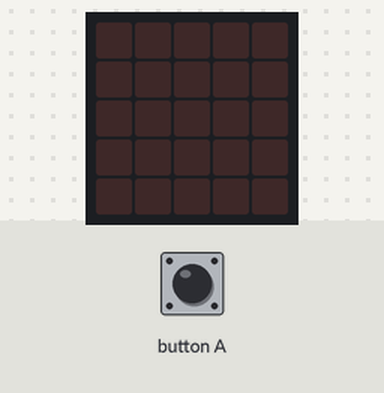
The program below on a simulated BBC micro:bit (MakeCode). Shown: the board's 5×5 LED display. The test bench sets the inputs (shaded band). Random numbers come from a fixed seed.

Above: at 1.2 s.
1.3 s: button A pressed for 0.15 s
At 2.9 s:
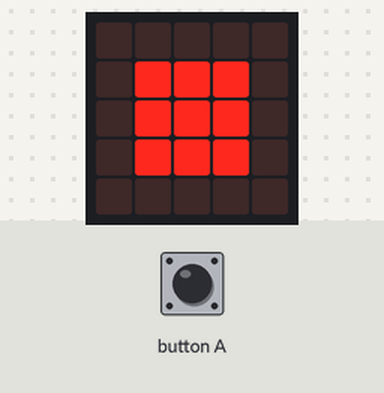
3.9 s: button A pressed for 0.15 s
At 6.1 s:
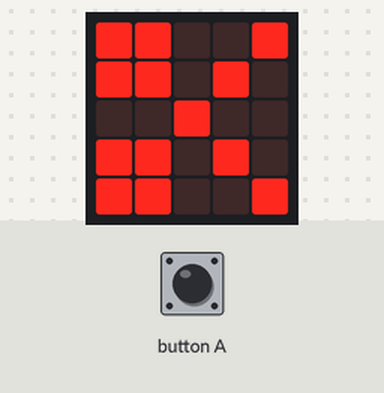
6.5 s: button A pressed 5 times (0.12 s each, 0.3 s apart)
At 12.5 s:
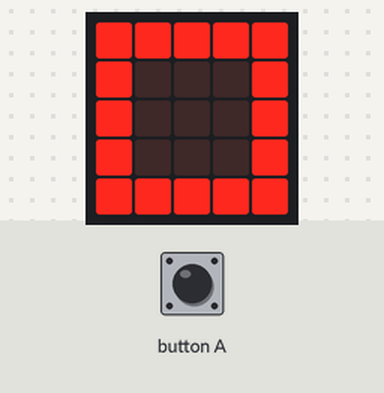
Timing chart, 0 to 14.0 s (numbered marks = the images above; inputs shaded):
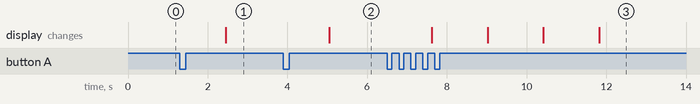

Measured:
- after the input at 1.3 s, the display: changes after 1.2 s (image 1)
- after the input at 3.9 s, the display: changes after 1.2 s (image 2)
- after the input at 6.5 s, the display: first changes after 1.1 s (image 3 shows a later state)

The program:

main.ts
```typescript
let random = 0
input.onButtonPressed(Button.A, function () {
    random = randint(1, 3)
    basic.pause(1000)
    if (random == 1) {
        basic.showLeds(`
            . . . . .
            . # # # .
            . # # # .
            . # # # .
            . . . . .
            `)
    }
    if (random == 2) {
        basic.showLeds(`
            # # # # #
            # . . . #
            # . . . #
            # . . . #
            # # # # #
            `)
    }
    if (random == 3) {
        basic.showLeds(`
            # # . . #
            # # . # .
            . . # . .
            # # . # .
            # # . . #
            `)
    }
})
```

test.ts
```typescript
// aquí va el archivo "tests"; esto no se compilará cuando este paquete se utilice como una extensión.
```
